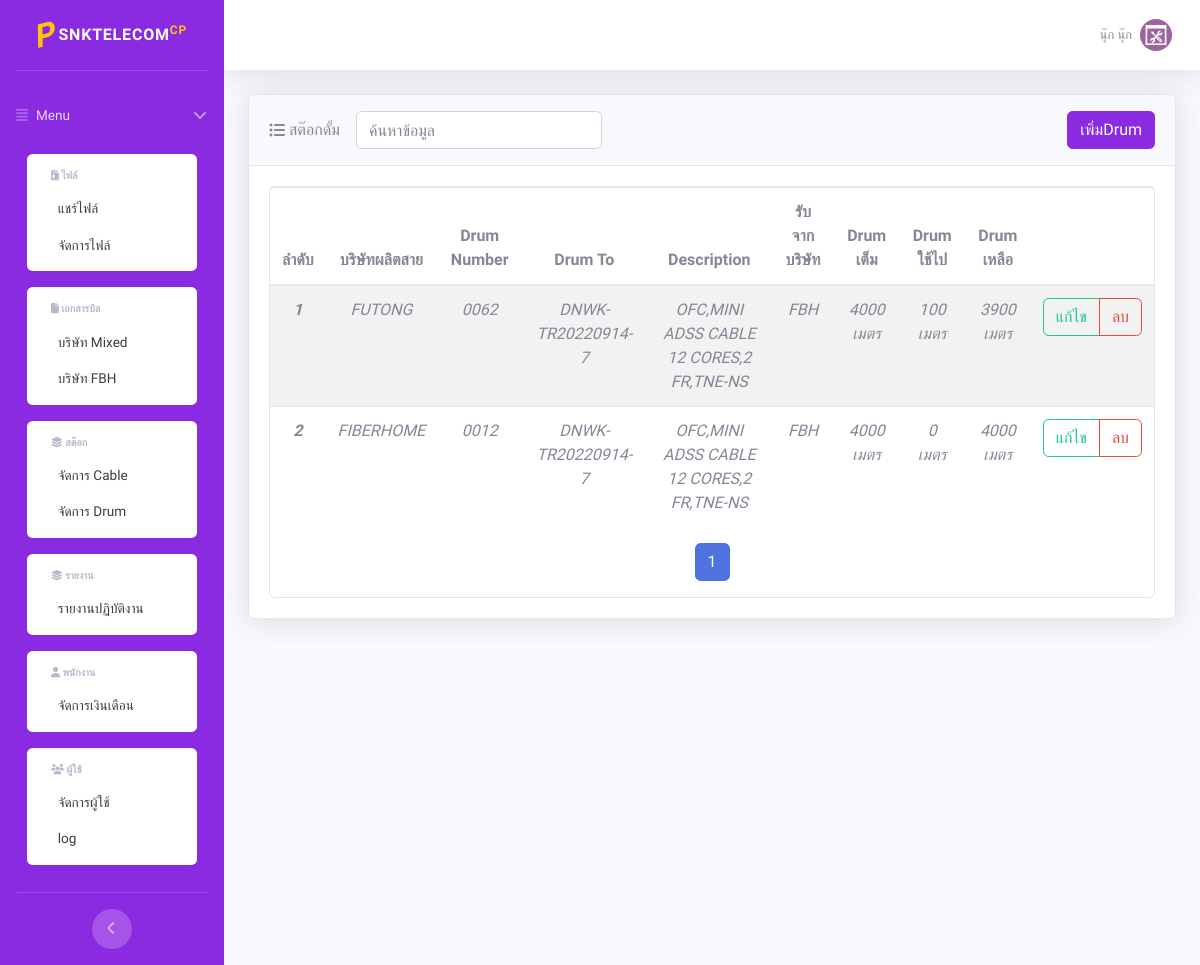
Screenshot of /index.php?page=stock/list_stock_drum (signed in) with the database file from the repository.
### tables this page shows
CREATE TABLE `users` (
  `user_id` int(4) NOT NULL,
  `username` varchar(100) NOT NULL,
  `passW` varchar(100) DEFAULT NULL,
  `lv` char(1) NOT NULL DEFAULT '1' COMMENT '0=admin,1=เจ้าของ,2=พนักงานเอกสาร,3=พนักงานปฏิบัติงาน',
  `status` char(1) NOT NULL DEFAULT '1' COMMENT '1=ใช้งาน,0=แบน',
  `users_date` timestamp NOT NULL DEFAULT current_timestamp() ON UPDATE current_timestamp(),
  `employee_id` int(4) NOT NULL
);

CREATE TABLE `employee` (
  `employee_id` int(4) NOT NULL,
  `employee_name` varchar(100) NOT NULL,
  `employee_lastname` varchar(100) NOT NULL,
  `employee_age` int(2) NOT NULL,
  `employee_phone` varchar(10) NOT NULL,
  `employee_salary` double(8,2) NOT NULL,
  `employee_email` varchar(100) NOT NULL,
  `employee_position` int(1) NOT NULL,
  `employee_date` timestamp NOT NULL DEFAULT current_timestamp() ON UPDATE current_timestamp()
);

CREATE TABLE `drum` (
  `drum_id` int(4) NOT NULL,
  `drum_no` varchar(4) NOT NULL,
  `drum_to` varchar(100) NOT NULL,
  `drum_description` varchar(100) NOT NULL,
  `drum_full` int(4) NOT NULL,
  `drum_remaining` int(4) NOT NULL,
  `drum_company` varchar(100) NOT NULL,
  `drum_cable_company` varchar(100) NOT NULL,
  `drum_used` int(4) NOT NULL,
  `drum_date` timestamp NOT NULL DEFAULT current_timestamp() ON UPDATE current_timestamp(),
  `employee_id` int(4) NOT NULL
);

### stock/list_stock_drum.php (the view, shortened to what this page needs)
<div class="container-fluid">
    <div class="card shadow mb-4">
        <div class="card-header d-flex justify-content-between align-items-center py-3">
            <i class="fa fa-list-ul" aria-hidden="true"></i>&nbsp;สต๊อกดั้ม
            <form class="d-none d-sm-inline-block form-inline mr-auto ml-md-3 my-2 my-md-0 mw-100 navbar-search">
                <div class="input-group">
                    <input type="text" class="form-control" id="search" aria-label="Small" aria-describedby="inputGroup-sizing-sm" placeholder="ค้นหาข้อมูล">
                </div>
            </form>
            <button type="button" class="btn btn-warning bg-gradient-purple ml-auto" onclick="window.open('index.php?page=stock/insert_drum', '_parent')">เพิ่มDrum</button>
        </div>
        <div class="card-body">
            <div class="card border h-100">
                <table class="table table-striped">
                    <thead>
                        <tr>
                            <th scope="col">ลำดับ</th>
                            <th scope="col">บริษัทผลิตสาย</th>
                            <th scope="col">Drum Number</th>
                            <th scope="col">Drum To</th>
                            <th scope="col">Description</th>
                            <th scope="col">รับจากบริษัท</th>
                            <th scope="col">Drum เต็ม</th>
                            <th scope="col">Drum ใช้ไป</th>
                            <th scope="col">Drum เหลือ</th>
                            <th scope="col"> </th>
                        </tr>
                    </thead>
                    <tbody>
                        <?php
                        include('connect.php');
                        $strsql = "SELECT * FROM drum ORDER BY drum_id asc";
                        try {
                            $stmt = $con->prepare($strsql);
                            $stmt->execute();
                            $result = $stmt->fetchAll(PDO::FETCH_ASSOC);
                            $rowcount = count($result);
                            if ($rowcount > 0) {
                                $i = 1;
                                foreach ($result as $rs) {
                        ?>
                                    <tr>
                                        <th scope="row"><i class="to_file"><?php echo $i; ?></i></th>
                                        <td><i class="to_file"><?php echo $rs['drum_cable_company']; ?></i></td>
                                        <td><i class="to_file"><?php echo $rs['drum_no']; ?></i></td>
                                        <td><i class="to_file"><?php echo $rs['drum_to']; ?></i></td>
                                        <td><i class="to_file"><?php echo $rs['drum_description']; ?></i></td>
                                        <td><i class="to_file"><?php echo $rs['drum_company']; ?></i></td>
                                        <td><i class="to_file"><?php echo $rs['drum_full']; ?> เมตร</i></td>
                                        <td><i class="to_file"><?php echo $rs['drum_used']; ?> เมตร</i></td>
                                        <td><i class="to_file"><?php echo $rs['drum_remaining']; ?> เมตร</i></td>
                                        <td>
                                            <div class="btn-group" role="group" aria-label="Basic example">
                                                <button type="button" class="btn btn-outline-success" onclick="editDrum('<?php echo $rs['drum_id']; ?>', '<?php echo $rs['drum_no']; ?>', '<?php echo $rs['drum_to']; ?>', '<?php echo $rs['drum_description']; ?>', '<?php echo $rs['drum_company']; ?>', '<?php echo $rs['drum_cable_company']; ?>', '<?php echo $rs['drum_full']; ?>', '<?php echo $rs['drum_used']; ?>')">แก้ไข</button>
                                                <button type=" button" class="btn btn-outline-danger" onclick="confirmDelete('<?php echo $i ?>','<?php echo $rs['drum_id'] ?>')">ลบ</button>
                                            </div>
                                        </td>
                                    </tr>
                        <?php
                                    $i++;
                                }
                            } else {
                                echo "<tr><td colspan='10'>ไม่พบข้อมูล</td></tr>";
                            }
                        } catch (PDOException $e) {
                            echo "Error: " . $e->getMessage();
                        }
                        ?>
                    </tbody>
                </table>
                <div class="pagination-container">
                    <nav aria-label="Page navigation">
                        <ul class="pagination justify-content-center">
                        </ul>
                    </nav>
                </div>
            </div>
        </div>
    </div>
</div>
</div>

### footer.php (shortened to what this page needs)
<?php
include("connect.php");
$users_id = $_SESSION['user_id'];
try {
  $con->setAttribute(PDO::ATTR_ERRMODE, PDO::ERRMODE_EXCEPTION);
  $sql = "SELECT users.*, employee.employee_name, employee.employee_lastname
        FROM users
        INNER JOIN employee ON users.employee_id = employee.employee_id
        WHERE users.user_id = :user_id";
  $stmt = $con->prepare($sql);
  $stmt->bindParam(':user_id', $users_id, PDO::PARAM_INT);
  $stmt->execute();
  $row = $stmt->fetch(PDO::FETCH_ASSOC);
} catch (PDOException $e) {
  die("Could not connect to the database $dbname :" . $e->getMessage());
}
?>
<nav class="navbar navbar-expand navbar-light bg-white topbar mb-4 static-top shadow">
  <ul class="navbar-nav ml-auto">
    <li class="nav-item dropdown no-arrow">
      <a class="nav-link dropdown-toggle" href="#" id="userDropdown" role="button" data-toggle="dropdown" aria-haspopup="true" aria-expanded="false">
        <span class="mr-2 d-none d-lg-inline text-gray-600 small "><?php echo $row['employee_name'] . ' ' . $row['employee_lastname']; ?></span>
        <img class="img-profile rounded-circle" src="img/picture.png">
      </a>
    </li>
  </ul>
</nav>

### css/styles.css (style rules this page uses)
.btn-warning { border: 1px solid #8a2be2; }
.bg-gradient-purple { background-color: #8a2be2; }
body { font-family: "Mitr"; font-size: 16px; background-color: #f8f9fc; }
table { text-align: center; }
html, body { height: 100%; margin: 0; padding: 0; }

### rows the page displays
users: employee.employee_name "นุ๊ก", employee.employee_lastname "นุ๊ก"
drum: drum_cable_company "FUTONG", drum_no "0062", drum_to "DNWK-TR20220914-7", drum_description "OFC,MINI ADSS CABLE 12 CORES,2 FR,TNE-NS", drum_company "FBH", drum_full "4000", drum_used "100", drum_remaining "3900"
drum: drum_cable_company "FIBERHOME", drum_no "0012", drum_to "DNWK-TR20220914-7", drum_description "OFC,MINI ADSS CABLE 12 CORES,2 FR,TNE-NS", drum_company "FBH", drum_full "4000", drum_used "0", drum_remaining "4000"
